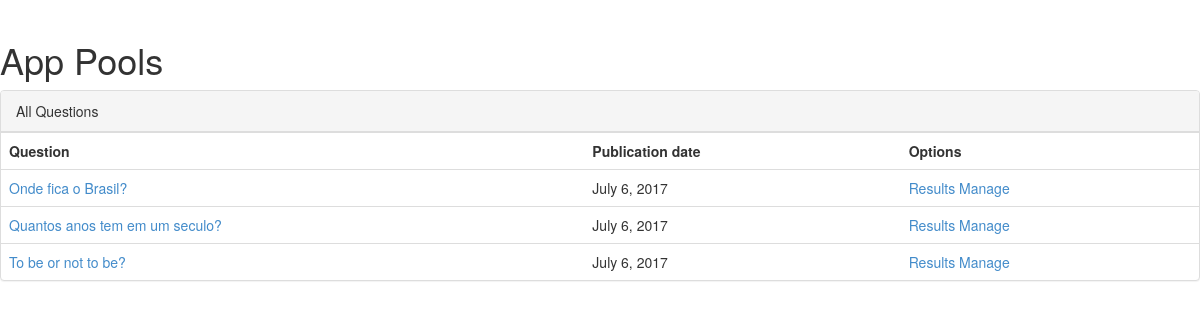
The page / on the database its author committed.
### pool/models.py (models this page shows)
class Question(models.Model):
	question_text = models.CharField(max_length=500)
	closed = models.BooleanField(default=False)
	pub_date = models.DateField(auto_now_add=True)

### pool/views.py (the view)
# urls.py: url(r'^$', views.index, name='index'),
def index(request):
	questions = Question.objects.all().order_by('-pub_date')
	return render(request,'index.html', {'questions': questions})

### pool/templates/index.html (shortened to what this page needs)
{% load staticfiles%}
<!DOCTYPE html>
<html>
<head>
	<link href="{% static 'styles/bootstrap.css' %}" rel="stylesheet">
	<link href="{% static 'styles/main.css' %}" rel="stylesheet">
</head>
<body>
	<h1>App Pools</h1>
	<div class="panel panel-default">
		{% if questions %}
	  		<div class="panel-heading">All Questions</div>
	  		<table class="table">
	    		<tr>
	    			<th>Question</th>
	    			<th>Publication date</th>
	    			<th>Options</th>
	    		</tr>
				{% for q in questions %}
					<tr>
						<td><a href="{% url 'question' q.id %}">{{q.question_text}}</a></td>
						<td>{{q.pub_date}}</td>
						<td>
							{% if q.closed %}
							<a href="{% url 'results' q.id %}">Results</a>
							{% endif %}
							<a href="{% url 'manage' q.id %}">Manage</a>
						</td>
					</tr>
				{% endfor %}
	  		</table>
		{% else %}
			<p>No questions found</p>
		{% endif %}
	</div>
</body>
</html>

### pool/static/styles/main.css (style rules this page uses)
body { padding-top: 20px; padding-bottom: 20px; }

### rows shown on the page
Question: question_text "Onde fica o Brasil?", pub_date "July 6, 2017", closed "Results"
Question: question_text "Quantos anos tem em um seculo?", pub_date "July 6, 2017", closed "Results"
Question: question_text "To be or not to be?", pub_date "July 6, 2017", closed "Results"
